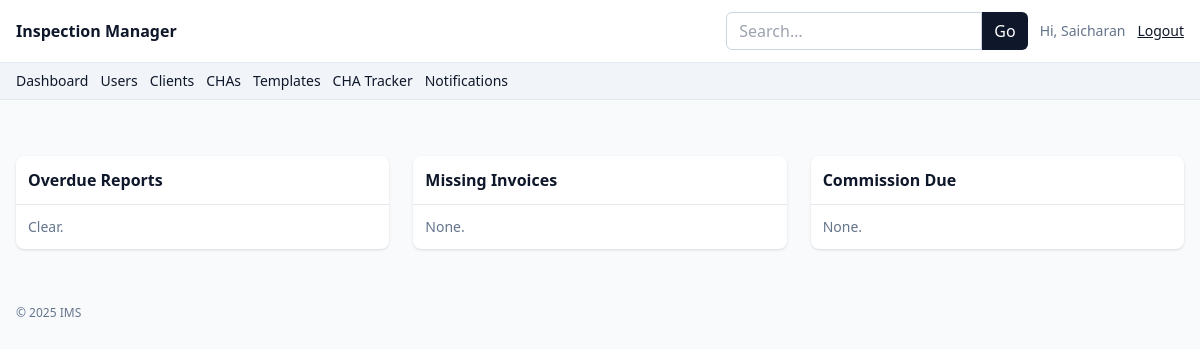
The app's page /notifications (signed in), older data.
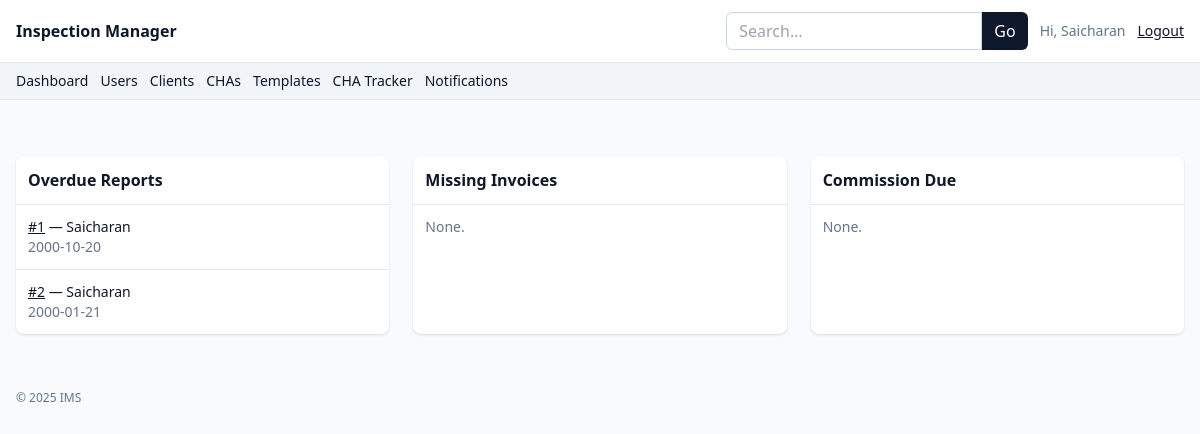
The same page, newer data.
### app.py (models this page shows)
class Client(db.Model):
    __tablename__ = "client"
    id = db.Column(db.Integer, primary_key=True)
    name = db.Column(db.String(160), nullable=False)
    gst_number = db.Column(db.String(40))
    billing_address = db.Column(db.Text)

class Inspection(db.Model):
    __tablename__ = "inspection"
    id = db.Column(db.Integer, primary_key=True)
    date = db.Column(db.DateTime, nullable=False, default=datetime.utcnow)
    client_id = db.Column(db.Integer, db.ForeignKey("client.id"))
    client = db.relationship("Client")
    location = db.Column(db.String(200))
    asset = db.Column(db.String(200))
    status = db.Column(db.String(40), default=InspectionStatus.PENDING)
    engineer_id = db.Column(db.Integer, db.ForeignKey("user.id"))
    engineer = db.relationship("User")
    cha_id = db.Column(db.Integer, db.ForeignKey("cha.id"))
    cha = db.relationship("CHA")
    created_at = db.Column(db.DateTime, default=datetime.utcnow)

### app.py (the view)
@app.route("/notifications")
@role_required(Role.ADMIN, Role.ENGINEER, Role.ACCOUNTANT)
def notifications():
    overdue_reports = Inspection.query.filter(
        Inspection.status == InspectionStatus.COMPLETED,
        Inspection.date < datetime.utcnow() - timedelta(days=3)
    ).all()
    missing_invoice = Inspection.query.filter(
        Inspection.status.in_([InspectionStatus.COMPLETED, InspectionStatus.REPORT_GENERATED])
    ).filter(~Inspection.id.in_(db.session.query(Invoice.inspection_id))).all()
    commission_due = Commission.query.filter(Commission.status == CommissionStatus.DUE).all()
    return render_template("notifications.html",
                           overdue_reports=overdue_reports,
                           missing_invoice=missing_invoice,
                           commission_due=commission_due)

### app.py (called while the page is built)
def role_required(*roles):
    def deco(fn):
        from functools import wraps
        @wraps(fn)
        def wrap(*a, **kw):
            if not session.get("user_id"):
                flash("Please login.", "warning")
                return redirect(url_for("login"))
            if roles and session.get("role") not in roles:
                flash("Unauthorized.", "danger")
                return redirect(url_for("dashboard"))
            return fn(*a, **kw)
        return wrap
    return deco

@app.context_processor
def inject_globals():
    return dict(
        Role=Role, InspectionStatus=InspectionStatus, InvoiceStatus=InvoiceStatus,
        ReportStatus=ReportStatus, CommissionStatus=CommissionStatus, now=datetime.utcnow, User=User
    )

### templates/notifications.html (shortened to what this page needs)
{% extends "base.html" %}
{% block content %}
<div class="grid md:grid-cols-3 gap-6">
    <div class="bg-white rounded-lg shadow">
        <div class="p-3 border-b font-semibold">Overdue Reports</div>
        <ul class="divide-y text-sm">
            {% for x in overdue_reports %}
            <li class="p-3"><a class="underline" href="{{ url_for('inspection_detail', inspection_id=x.id) }}">#{{ x.id
                    }}</a> — {{ x.client.name if x.client else '—' }}<div class="text-slate-500">{{
                    x.date.strftime('%Y-%m-%d') }}</div>
            </li>
            {% else %}<li class="p-3 text-slate-500">Clear.</li>{% endfor %}
        </ul>
    </div>
    <div class="bg-white rounded-lg shadow">
        <div class="p-3 border-b font-semibold">Missing Invoices</div>
        <ul class="divide-y text-sm">
            {% for x in missing_invoice %}
            <li class="p-3"><a class="underline" href="{{ url_for('inspection_detail', inspection_id=x.id) }}">#{{ x.id
                    }}</a> — {{ x.client.name if x.client else '—' }}</li>
            {% else %}<li class="p-3 text-slate-500">None.</li>{% endfor %}
        </ul>
    </div>
    <div class="bg-white rounded-lg shadow">
        <div class="p-3 border-b font-semibold">Commission Due</div>
        <ul class="divide-y text-sm">
            {% for c in commission_due %}
            <li class="p-3">Inspection <a class="underline"
                    href="{{ url_for('inspection_detail', inspection_id=c.inspection_id) }}">#{{ c.inspection_id }}</a>
                — ₹{{ '%.2f'|format(c.amount or 0) }}</li>
            {% else %}<li class="p-3 text-slate-500">None.</li>{% endfor %}
        </ul>
    </div>
</div>
{% endblock %}

### templates/base.html (shortened to what this page needs)
<!doctype html>
<html lang="en">
<head>
    <script src="https://cdn.tailwindcss.com"></script>
</head>
<body class="bg-slate-50 text-slate-900">
    <nav class="bg-white border-b border-slate-200">
        <div class="mx-auto max-w-7xl px-4 py-3 flex items-center justify-between">
            <a href="{{ url_for('dashboard') }}" class="font-semibold">Inspection Manager</a>
            <div class="flex items-center gap-3">
                {% if session.get('user_id') %}
                <form action="{{ url_for('global_search') }}" method="get" class="hidden md:flex">
                    <input name="q" value="{{ request.args.get('q','') }}" placeholder="Search…"
                        class="rounded-l-md border border-slate-300 px-3 py-1.5 focus:outline-none focus:ring w-64">
                    <button class="rounded-r-md bg-slate-900 text-white px-3">Go</button>
                </form>
                <span class="text-sm text-slate-500">Hi, {{ session.get('user_name') }}</span>
                <a class="text-sm underline" href="{{ url_for('logout') }}">Logout</a>
                {% else %}
                <a class="text-sm underline" href="{{ url_for('login') }}">Login</a>
                {% endif %}
            </div>
        </div>
    </nav>
    {% if session.get('user_id') %}
    <div class="bg-slate-100 border-b border-slate-200">
        <div class="mx-auto max-w-7xl px-4 py-2 flex flex-wrap gap-3 text-sm">
            <a class="hover:underline" href="{{ url_for('dashboard') }}">Dashboard</a>
            {% if session.get('role') == Role.ADMIN %}
            <a class="hover:underline" href="{{ url_for('users_admin') }}">Users</a>
            <a class="hover:underline" href="{{ url_for('clients_list') }}">Clients</a>
            <a class="hover:underline" href="{{ url_for('chas_list') }}">CHAs</a>
            <a class="hover:underline" href="{{ url_for('templates_mgmt') }}">Templates</a>
            {% endif %}
            {% if session.get('role') in [Role.ADMIN, Role.ACCOUNTANT] %}
            <a class="hover:underline" href="{{ url_for('cha_tracker') }}">CHA Tracker</a>
            {% endif %}
            <a class="hover:underline" href="{{ url_for('notifications') }}">Notifications</a>
        </div>
    </div>
    {% endif %}
    <div class="mx-auto max-w-7xl px-4 py-4 space-y-2">
    </div>
    <main class="mx-auto max-w-7xl px-4 py-6">{% block content %}{% endblock %}</main>
    <footer class="mx-auto max-w-7xl px-4 py-8 text-xs text-slate-500">
        &copy; {{ now().year }} IMS
    </footer>
</body>
</html>

Row changes from the older to the newer data that the page shows:
added Client: get "Saicharan"
added Inspection: id "1", client "Saicharan", date "2000-10-20"
added Inspection: id "2", client "Saicharan", date "2000-01-21"
Text that changed along with them:
{{ session.get('user_name') }}: "Saicharan" → (not shown)
text no longer shown: "Clear."
